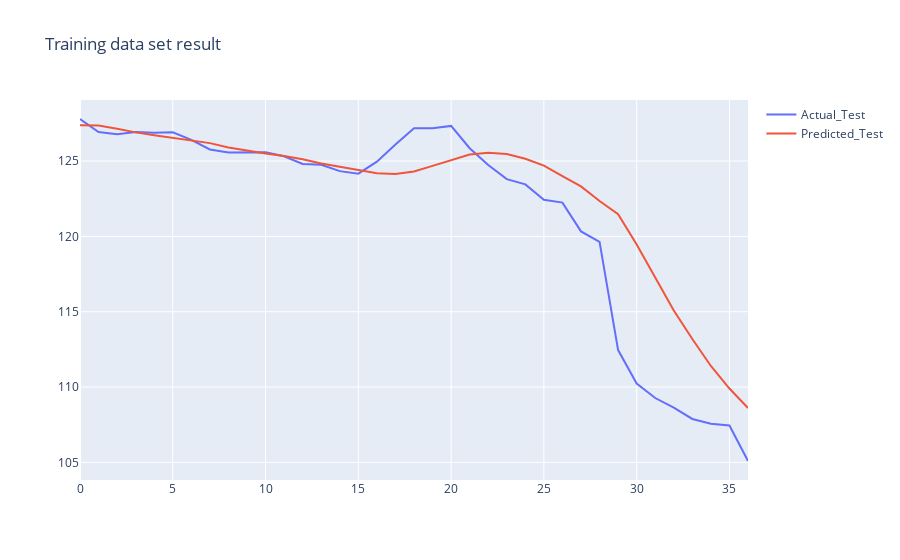

Notebook code cell kept with this figure:
### Code cell
fig = go.Figure()
fig.add_trace(go.Scatter(y=inv_y2, name="Actual_Test"))
fig.add_trace(go.Scatter(y=inv_yhat2, name="Predicted_Test"))
fig.update_layout(title='Training data set result')
fig.show()

### Figure 1 — Plotly figure (JSON) as saved in the notebook; plotly's stock layout.template omitted (floating-point values rounded to 4 significant figures)
{"data": [{"name": "Actual_Test", "type": "scatter", "y": [127.8, 126.9, 126.8, 126.9, 126.9, 126.9, 126.4, 125.8, 125.6, 125.6, 125.6, 125.3, 124.8, 124.8, 124.3, 124.2, 125.0, 126.1, 127.2, 127.2, 127.3, 125.8, 124.7, 123.8, 123.4, 122.4, 122.2, 120.3, 119.6, 112.4, 110.2, 109.3, 108.6, 107.9, 107.6, 107.4, 105.1]}, {"name": "Predicted_Test", "type": "scatter", "y": [127.4, 127.4, 127.1, 126.9, 126.7, 126.5, 126.4, 126.2, 125.9, 125.7, 125.5, 125.3, 125.1, 124.8, 124.6, 124.4, 124.2, 124.1, 124.3, 124.7, 125.0, 125.4, 125.5, 125.5, 125.2, 124.7, 124.0, 123.3, 122.3, 121.5, 119.5, 117.2, 115.1, 113.2, 111.4, 109.9, 108.6]}], "layout": {"title": {"text": "Training data set result"}}}
